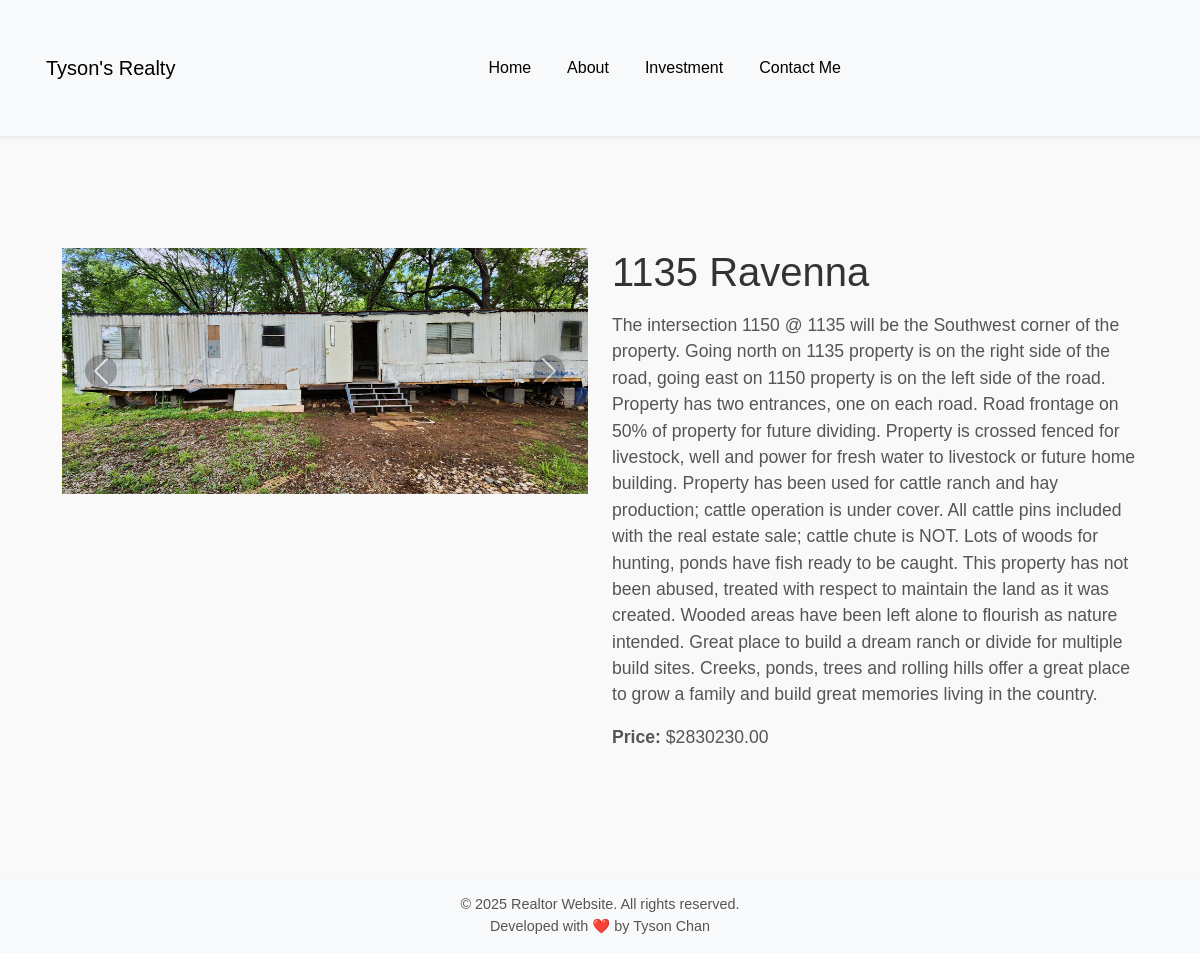
Screenshot of /3/ with the database file from the repository.
### listings/models.py (models this page shows, shortened)
class ListingImage(models.Model):
    listing = models.ForeignKey(Listing, on_delete=models.CASCADE, related_name='images')
    image = models.ImageField(upload_to='listings/images/')

class Listing(models.Model):
    CATEGORY_CHOICES = [
        ('residential', 'Residential'),
        ('commercial', 'Commercial'),
        ('land', 'Land'),
    ]
    title = models.CharField(max_length=200)
    description = models.TextField()
    price = models.DecimalField(max_digits=10, decimal_places=2)
    address = models.CharField(max_length=300)
    image = models.ImageField(upload_to='listings/images/')
    created_at = models.DateTimeField(auto_now_add=True)
    category = models.CharField(max_length=20, choices=CATEGORY_CHOICES, default="Residential")

### listings/views.py (the view)
# urls.py: path('<int:pk>/', views.detail, name='detail'),
def detail(request, pk):
    listing = get_object_or_404(Listing, pk=pk)
    return render(request, 'listings/detail.html', {'listing': listing})

### listings/templates/listings/detail.html (shortened to what this page needs)
{% extends 'listings/base.html' %}
{% block content %}
<div class="container mt-4">
    <div class="row">
        <div class="col-md-6">
            <div id="detailCarousel" class="carousel slide" data-bs-ride="carousel">
                <div class="carousel-inner">
                    {% for image in listing.images.all %}
                    <div class="carousel-item {% if forloop.first %}active{% endif %}">
                        <img src="{{ image.image.url }}" class="d-block w-100" alt="{{ listing.title }}">
                    </div>
                    {% endfor %}
                </div>
                <button class="carousel-control-prev" type="button" data-bs-target="#detailCarousel" data-bs-slide="prev">
                    <span class="carousel-control-prev-icon" aria-hidden="true"></span>
                </button>
                <button class="carousel-control-next" type="button" data-bs-target="#detailCarousel" data-bs-slide="next">
                    <span class="carousel-control-next-icon" aria-hidden="true"></span>
                </button>
            </div>
        </div>
        <div class="col-md-6">
            <h1>{{ listing.title }}</h1>
            <p>{{ listing.description }}</p>
            <p><strong>Price:</strong> ${{ listing.price }}</p>
        </div>
    </div>
</div>
{% endblock %}

### listings/static/listings/css/style.css (style rules this page uses)
body { font-family: Arial, sans-serif; margin: 0; padding: 0; background-color: #f9f9f9; color: #333; }
.container { padding: 2rem 1rem; }
.carousel img { max-height: 400px; object-fit: cover; }
.container h1 { font-size: 2.5rem; margin-bottom: 1rem; color: #333; }
.container p { font-size: 1.1rem; color: #555; }
.carousel-control-prev-icon, .carousel-control-next-icon { background-color: rgba(0, 0, 0, 0.5); border-radius: 50%; }

### rows the page displays
ListingImage: image (picture)
Listing: title "1135 Ravenna", description "The intersection 1150 @ 1135 will be the Southwest corner of the property. Going north on 1135 property is on the right side of the road, going east on 1150 property is on the left side of the road. Property has two entrances, one on each road. Road frontage on 50% of property for future dividing. Property is crossed fenced for livestock, well and power for fresh water to livestock or future home building. Property has been used for cattle ranch and hay production; cattle operation is under cover. All cattle pins included with the real estate sale; cattle chute is NOT. Lots of woods for hunting, ponds have fish ready to be caught. This property has not been abused, treated with respect to…", price "2830230.00"
